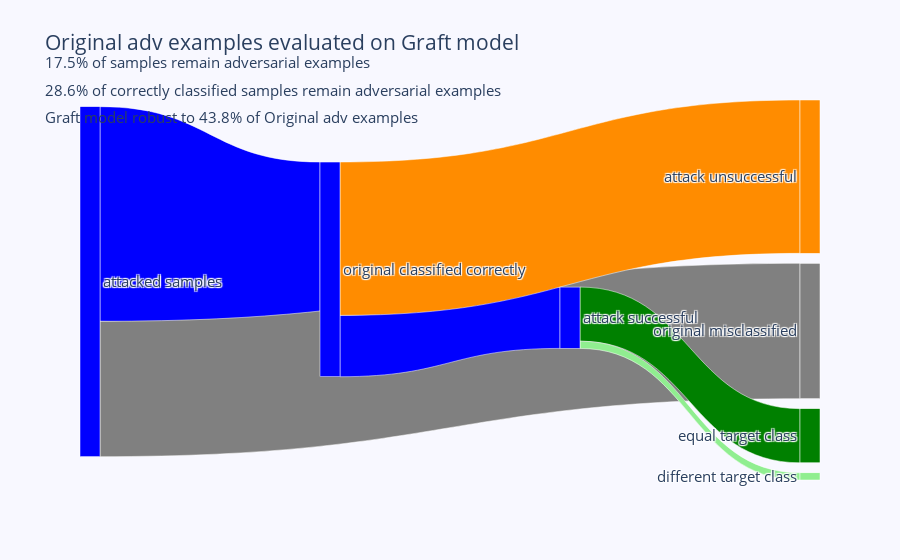

Here is the notebook cell this chart was saved with:
### Code cell
colors = ['blue', 'blue', 'grey', 'blue', 'darkorange', 'green', 'lightgreen']
link_colors = [colors[target_list[i]] for i in range(len(target_list))]
fig = go.Figure(data=[go.Sankey(
    #textfont=dict(color="rgba(0,0,0,0)", size=1),
    #arrangement = "fixed",
    node = dict(
      pad = 10,
      thickness = 20,
    #   x=[0.15, 0.15, 0.15, 0.15, 0.8, 0.8, 0.8, 0.8],
    #   y = pos_list,
      line = dict(color = "White", width = 0.5),
      label = labels,
      color =  colors*2
    ),
    link = dict(
      #arrowlen = 2,
      line = dict(color = "White", width = 0.5),
      source = source_list,
      target = target_list,
      value = val_list,
      color = link_colors
  ))])

fig.update_layout(title_text=f"{adv_name} adv examples evaluated on {model_name} model \
  <br><sup>{(num_res_equal+num_also_adv)/len(cert_os)*100:.1f}% of samples remain adversarial examples \
    <br>{((num_res_equal+num_also_adv)/(len(cert_os)-num_mis_orig))*100:.1f}% of correctly classified samples remain adversarial examples \
      <br>{model_name} model robust to {num_not_adv/len(cert_os)*100:.1f}% of {adv_name} adv examples</sup>", font_size=15, paper_bgcolor='#F8F8ff')
fig.show()

### Figure 1 — Plotly figure (JSON) as saved in the notebook; plotly's stock layout.template omitted (floating-point values rounded to 4 significant figures)
{"data": [{"link": {"color": ["blue", "grey", "blue", "darkorange", "green", "lightgreen"], "line": {"color": "White", "width": 0.5}, "source": [0, 0, 1, 1, 3, 3], "target": [1, 2, 3, 4, 5, 6], "value": [119, 75, 34, 85, 30, 4]}, "node": {"color": ["blue", "blue", "grey", "blue", "darkorange", "green", "lightgreen", "blue", "blue", "grey", "blue", "darkorange", "green", "lightgreen"], "label": ["attacked samples", "original classified correctly", "original misclassified", "attack successful", "attack unsuccessful", "equal target class", "different target class"], "line": {"color": "White", "width": 0.5}, "pad": 10, "thickness": 20}, "type": "sankey"}], "layout": {"font": {"size": 15}, "paper_bgcolor": "#F8F8ff", "title": {"text": "Original adv examples evaluated on Graft model   <br><sup>17.5% of samples remain adversarial examples     <br>28.6% of correctly classified samples remain adversarial examples       <br>Graft model robust to 43.8% of Original adv examples</sup>"}}}
